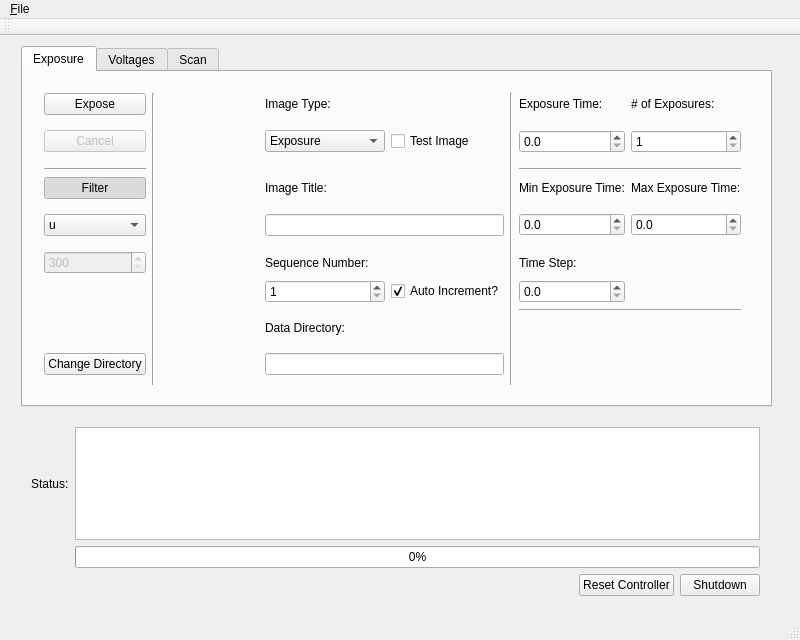
<?xml version="1.0" encoding="UTF-8"?>
<ui version="4.0">
 <class>ccdcontroller</class>
 <widget class="QMainWindow" name="ccdcontroller">
  <property name="geometry">
   <rect>
    <x>0</x>
    <y>0</y>
    <width>800</width>
    <height>640</height>
   </rect>
  </property>
  <property name="windowTitle">
   <string>ccdcontroller</string>
  </property>
  <widget class="QWidget" name="centralWidget">
   <widget class="QTabWidget" name="tabWidget">
    <property name="geometry">
     <rect>
      <x>21</x>
      <y>10</y>
      <width>751</width>
      <height>361</height>
     </rect>
    </property>
    <property name="currentIndex">
     <number>0</number>
    </property>
    <widget class="QWidget" name="exposurePage">
     <attribute name="title">
      <string>Exposure</string>
     </attribute>
     <widget class="QWidget" name="layoutWidget">
      <property name="geometry">
       <rect>
        <x>10</x>
        <y>10</y>
        <width>719</width>
        <height>314</height>
       </rect>
      </property>
      <layout class="QGridLayout" name="gridLayout">
       <item row="8" column="4">
        <widget class="QCheckBox" name="autoincCheckBox">
         <property name="text">
          <string>Auto Increment?</string>
         </property>
         <property name="checked">
          <bool>true</bool>
         </property>
        </widget>
       </item>
       <item row="1" column="0" rowspan="2">
        <widget class="QPushButton" name="cancelButton">
         <property name="enabled">
          <bool>false</bool>
         </property>
         <property name="text">
          <string>Cancel</string>
         </property>
        </widget>
       </item>
       <item row="5" column="7" rowspan="2">
        <widget class="QDoubleSpinBox" name="maxexpSpinBox">
         <property name="decimals">
          <number>1</number>
         </property>
        </widget>
       </item>
       <item row="0" column="7">
        <widget class="QLabel" name="imstackLabel">
         <property name="text">
          <string># of Exposures:</string>
         </property>
        </widget>
       </item>
       <item row="9" column="6" colspan="2">
        <widget class="Line" name="hline_2">
         <property name="orientation">
          <enum>Qt::Horizontal</enum>
         </property>
        </widget>
       </item>
       <item row="5" column="0" rowspan="2">
        <widget class="QComboBox" name="filterComboBox">
         <item>
          <property name="text">
           <string>u</string>
          </property>
         </item>
         <item>
          <property name="text">
           <string>g</string>
          </property>
         </item>
         <item>
          <property name="text">
           <string>r</string>
          </property>
         </item>
         <item>
          <property name="text">
           <string>i</string>
          </property>
         </item>
         <item>
          <property name="text">
           <string>z</string>
          </property>
         </item>
         <item>
          <property name="text">
           <string>y</string>
          </property>
         </item>
        </widget>
       </item>
       <item row="7" column="6">
        <widget class="QLabel" name="tstepLabel">
         <property name="text">
          <string>Time Step:</string>
         </property>
        </widget>
       </item>
       <item row="7" column="3">
        <widget class="QLabel" name="imnumLabel">
         <property name="text">
          <string>Sequence Number:</string>
         </property>
        </widget>
       </item>
       <item row="8" column="3">
        <widget class="QSpinBox" name="imnumSpinBox">
         <property name="minimum">
          <number>1</number>
         </property>
         <property name="maximum">
          <number>999</number>
         </property>
        </widget>
       </item>
       <item row="1" column="7" rowspan="2">
        <widget class="QSpinBox" name="imstackSpinBox">
         <property name="minimum">
          <number>1</number>
         </property>
         <property name="maximum">
          <number>999</number>
         </property>
        </widget>
       </item>
       <item row="5" column="3" rowspan="2" colspan="2">
        <widget class="QLineEdit" name="imtitleLineEdit"/>
       </item>
       <item row="1" column="4" rowspan="2">
        <widget class="QCheckBox" name="testimCheckBox">
         <property name="text">
          <string>Test Image</string>
         </property>
        </widget>
       </item>
       <item row="0" column="3">
        <widget class="QLabel" name="imtypeLabel">
         <property name="text">
          <string>Image Type:</string>
         </property>
        </widget>
       </item>
       <item row="0" column="6">
        <widget class="QLabel" name="exptimeLabel">
         <property name="text">
          <string>Exposure Time:</string>
         </property>
        </widget>
       </item>
       <item row="3" column="6" colspan="2">
        <widget class="Line" name="hline_1">
         <property name="orientation">
          <enum>Qt::Horizontal</enum>
         </property>
        </widget>
       </item>
       <item row="1" column="3" rowspan="2">
        <widget class="QComboBox" name="exptypeComboBox">
         <item>
          <property name="text">
           <string>Exposure</string>
          </property>
         </item>
         <item>
          <property name="text">
           <string>Dark</string>
          </property>
         </item>
         <item>
          <property name="text">
           <string>Bias</string>
          </property>
         </item>
         <item>
          <property name="text">
           <string>Exposure Series</string>
          </property>
         </item>
         <item>
          <property name="text">
           <string>Dark Series</string>
          </property>
         </item>
        </widget>
       </item>
       <item row="0" column="1" rowspan="13" colspan="2">
        <widget class="Line" name="vline_1">
         <property name="orientation">
          <enum>Qt::Vertical</enum>
         </property>
        </widget>
       </item>
       <item row="1" column="6" rowspan="2">
        <widget class="QDoubleSpinBox" name="exptimeSpinBox">
         <property name="enabled">
          <bool>true</bool>
         </property>
         <property name="readOnly">
          <bool>false</bool>
         </property>
         <property name="decimals">
          <number>1</number>
         </property>
         <property name="maximum">
          <double>100000.000000000000000</double>
         </property>
         <property name="singleStep">
          <double>0.500000000000000</double>
         </property>
        </widget>
       </item>
       <item row="4" column="7">
        <widget class="QLabel" name="maxexpLabel">
         <property name="text">
          <string>Max Exposure Time:</string>
         </property>
        </widget>
       </item>
       <item row="4" column="6">
        <widget class="QLabel" name="minexpLabel">
         <property name="text">
          <string>Min Exposure Time:</string>
         </property>
        </widget>
       </item>
       <item row="5" column="6" rowspan="2">
        <widget class="QDoubleSpinBox" name="minexpSpinBox">
         <property name="decimals">
          <number>1</number>
         </property>
        </widget>
       </item>
       <item row="3" column="0">
        <widget class="Line" name="line">
         <property name="orientation">
          <enum>Qt::Horizontal</enum>
         </property>
        </widget>
       </item>
       <item row="4" column="0">
        <widget class="QPushButton" name="filterToggleButton">
         <property name="text">
          <string>Filter</string>
         </property>
         <property name="checkable">
          <bool>true</bool>
         </property>
         <property name="checked">
          <bool>true</bool>
         </property>
        </widget>
       </item>
       <item row="7" column="0">
        <widget class="QSpinBox" name="monoSpinBox">
         <property name="enabled">
          <bool>false</bool>
         </property>
         <property name="minimum">
          <number>300</number>
         </property>
         <property name="maximum">
          <number>1000</number>
         </property>
         <property name="singleStep">
          <number>5</number>
         </property>
        </widget>
       </item>
       <item row="4" column="3">
        <widget class="QLabel" name="imtitleLabel">
         <property name="text">
          <string>Image Title:</string>
         </property>
        </widget>
       </item>
       <item row="10" column="3">
        <widget class="QLabel" name="imfilenameLabel">
         <property name="text">
          <string>Data Directory:</string>
         </property>
        </widget>
       </item>
       <item row="11" column="3" rowspan="2" colspan="2">
        <widget class="QLineEdit" name="imfilenameLineEdit">
         <property name="enabled">
          <bool>true</bool>
         </property>
         <property name="readOnly">
          <bool>true</bool>
         </property>
        </widget>
       </item>
       <item row="0" column="0">
        <widget class="QPushButton" name="exposeButton">
         <property name="enabled">
          <bool>true</bool>
         </property>
         <property name="text">
          <string>Expose</string>
         </property>
        </widget>
       </item>
       <item row="0" column="5" rowspan="13">
        <widget class="Line" name="vline_2">
         <property name="orientation">
          <enum>Qt::Vertical</enum>
         </property>
        </widget>
       </item>
       <item row="11" column="0" rowspan="2">
        <widget class="QPushButton" name="directoryPushButton">
         <property name="text">
          <string>Change Directory</string>
         </property>
        </widget>
       </item>
       <item row="8" column="6">
        <widget class="QDoubleSpinBox" name="tstepSpinBox">
         <property name="decimals">
          <number>1</number>
         </property>
        </widget>
       </item>
       <item row="11" column="6" rowspan="2" colspan="2">
        <spacer name="horizontalSpacer_3">
         <property name="orientation">
          <enum>Qt::Horizontal</enum>
         </property>
         <property name="sizeHint" stdset="0">
          <size>
           <width>40</width>
           <height>20</height>
          </size>
         </property>
        </spacer>
       </item>
      </layout>
     </widget>
    </widget>
    <widget class="QWidget" name="voltagePage">
     <attribute name="title">
      <string>Voltages</string>
     </attribute>
     <widget class="QWidget" name="layoutWidget">
      <property name="geometry">
       <rect>
        <x>10</x>
        <y>10</y>
        <width>721</width>
        <height>271</height>
       </rect>
      </property>
      <layout class="QGridLayout" name="gridLayout_2">
       <item row="0" column="3">
        <widget class="QLabel" name="vrdLabel">
         <property name="text">
          <string>VRD</string>
         </property>
        </widget>
       </item>
       <item row="3" column="0">
        <widget class="QLineEdit" name="parhiLineEdit">
         <property name="text">
          <string>0.00</string>
         </property>
         <property name="readOnly">
          <bool>true</bool>
         </property>
        </widget>
       </item>
       <item row="0" column="0">
        <widget class="QLabel" name="vddLabel">
         <property name="text">
          <string>VDD</string>
         </property>
        </widget>
       </item>
       <item row="0" column="1">
        <widget class="QLabel" name="vodLabel">
         <property name="text">
          <string>VOD</string>
         </property>
        </widget>
       </item>
       <item row="0" column="2">
        <widget class="QLabel" name="vogLabel">
         <property name="text">
          <string>VOG</string>
         </property>
        </widget>
       </item>
       <item row="0" column="4">
        <widget class="QLabel" name="rghiLabel">
         <property name="text">
          <string>RG HI</string>
         </property>
        </widget>
       </item>
       <item row="1" column="1">
        <widget class="QLineEdit" name="vodLineEdit">
         <property name="text">
          <string>0.00</string>
         </property>
         <property name="readOnly">
          <bool>true</bool>
         </property>
        </widget>
       </item>
       <item row="1" column="0">
        <widget class="QLineEdit" name="vddLineEdit">
         <property name="text">
          <string>1.00</string>
         </property>
         <property name="readOnly">
          <bool>true</bool>
         </property>
        </widget>
       </item>
       <item row="0" column="5">
        <widget class="QLabel" name="rgloLabel">
         <property name="text">
          <string>RG LO</string>
         </property>
        </widget>
       </item>
       <item row="1" column="2">
        <widget class="QLineEdit" name="vogLineEdit">
         <property name="text">
          <string>0.00</string>
         </property>
         <property name="readOnly">
          <bool>true</bool>
         </property>
        </widget>
       </item>
       <item row="1" column="3">
        <widget class="QLineEdit" name="vrdLineEdit">
         <property name="text">
          <string>0.00</string>
         </property>
         <property name="readOnly">
          <bool>true</bool>
         </property>
        </widget>
       </item>
       <item row="6" column="4" colspan="2">
        <widget class="QPushButton" name="setvoltageButton">
         <property name="text">
          <string>Set Voltage</string>
         </property>
        </widget>
       </item>
       <item row="1" column="4">
        <widget class="QLineEdit" name="rghiLineEdit">
         <property name="text">
          <string>0.00</string>
         </property>
         <property name="readOnly">
          <bool>true</bool>
         </property>
        </widget>
       </item>
       <item row="1" column="5">
        <widget class="QLineEdit" name="rgloLineEdit">
         <property name="text">
          <string>0.00</string>
         </property>
         <property name="readOnly">
          <bool>true</bool>
         </property>
        </widget>
       </item>
       <item row="2" column="0">
        <widget class="QLabel" name="parhiLabel">
         <property name="text">
          <string>PAR HI</string>
         </property>
        </widget>
       </item>
       <item row="2" column="1">
        <widget class="QLabel" name="parloLabel">
         <property name="text">
          <string>PAR LO</string>
         </property>
        </widget>
       </item>
       <item row="2" column="2">
        <widget class="QLabel" name="serhiLabel">
         <property name="text">
          <string>SER HI</string>
         </property>
        </widget>
       </item>
       <item row="2" column="3">
        <widget class="QLabel" name="serloLabel">
         <property name="text">
          <string>SER LO</string>
         </property>
        </widget>
       </item>
       <item row="3" column="1">
        <widget class="QLineEdit" name="parloLineEdit">
         <property name="text">
          <string>0.00</string>
         </property>
         <property name="readOnly">
          <bool>true</bool>
         </property>
        </widget>
       </item>
       <item row="3" column="3">
        <widget class="QLineEdit" name="serloLineEdit">
         <property name="text">
          <string>0.00</string>
         </property>
         <property name="readOnly">
          <bool>true</bool>
         </property>
        </widget>
       </item>
       <item row="3" column="2">
        <widget class="QLineEdit" name="serhiLineEdit">
         <property name="text">
          <string>0.00</string>
         </property>
         <property name="readOnly">
          <bool>true</bool>
         </property>
        </widget>
       </item>
       <item row="5" column="4">
        <widget class="QComboBox" name="voltageComboBox">
         <item>
          <property name="text">
           <string>VDD</string>
          </property>
         </item>
         <item>
          <property name="text">
           <string>VOD</string>
          </property>
         </item>
         <item>
          <property name="text">
           <string>VOG</string>
          </property>
         </item>
         <item>
          <property name="text">
           <string>VRD</string>
          </property>
         </item>
         <item>
          <property name="text">
           <string>RG HI</string>
          </property>
         </item>
         <item>
          <property name="text">
           <string>RG LO</string>
          </property>
         </item>
         <item>
          <property name="text">
           <string>PAR HI</string>
          </property>
         </item>
         <item>
          <property name="text">
           <string>PAR LO</string>
          </property>
         </item>
         <item>
          <property name="text">
           <string>SER HI</string>
          </property>
         </item>
         <item>
          <property name="text">
           <string>SER LO</string>
          </property>
         </item>
        </widget>
       </item>
       <item row="5" column="5">
        <widget class="QDoubleSpinBox" name="voltageSpinBox">
         <property name="minimum">
          <double>-99.989999999999995</double>
         </property>
        </widget>
       </item>
       <item row="5" column="3">
        <widget class="QLabel" name="label">
         <property name="text">
          <string>Select Voltage</string>
         </property>
        </widget>
       </item>
       <item row="4" column="3">
        <spacer name="verticalSpacer">
         <property name="orientation">
          <enum>Qt::Vertical</enum>
         </property>
         <property name="sizeHint" stdset="0">
          <size>
           <width>20</width>
           <height>40</height>
          </size>
         </property>
        </spacer>
       </item>
      </layout>
     </widget>
    </widget>
    <widget class="QWidget" name="tab">
     <attribute name="title">
      <string>Scan</string>
     </attribute>
     <widget class="QWidget" name="layoutWidget">
      <property name="geometry">
       <rect>
        <x>21</x>
        <y>40</y>
        <width>641</width>
        <height>131</height>
       </rect>
      </property>
      <layout class="QGridLayout" name="gridLayout_4">
       <item row="0" column="0">
        <widget class="QLabel" name="parameterLabel">
         <property name="text">
          <string>Parameter File:</string>
         </property>
        </widget>
       </item>
       <item row="0" column="3">
        <widget class="QPushButton" name="parameterButton">
         <property name="text">
          <string>Select File</string>
         </property>
        </widget>
       </item>
       <item row="1" column="3">
        <widget class="QPushButton" name="scancancelButton">
         <property name="text">
          <string>Cancel Scan</string>
         </property>
        </widget>
       </item>
       <item row="1" column="2">
        <widget class="QPushButton" name="scanstartButton">
         <property name="text">
          <string>Start Scan</string>
         </property>
        </widget>
       </item>
       <item row="1" column="1">
        <spacer name="horizontalSpacer_2">
         <property name="orientation">
          <enum>Qt::Horizontal</enum>
         </property>
         <property name="sizeHint" stdset="0">
          <size>
           <width>40</width>
           <height>20</height>
          </size>
         </property>
        </spacer>
       </item>
       <item row="0" column="1" colspan="2">
        <widget class="QLineEdit" name="parameterEdit">
         <property name="enabled">
          <bool>false</bool>
         </property>
        </widget>
       </item>
      </layout>
     </widget>
    </widget>
   </widget>
   <widget class="QWidget" name="layoutWidget">
    <property name="geometry">
     <rect>
      <x>20</x>
      <y>380</y>
      <width>751</width>
      <height>191</height>
     </rect>
    </property>
    <layout class="QGridLayout" name="gridLayout_3">
     <item row="0" column="0">
      <widget class="QLabel" name="statusLabel">
       <property name="text">
        <string>Status:</string>
       </property>
      </widget>
     </item>
     <item row="0" column="1" colspan="3">
      <widget class="QTextEdit" name="statusEdit">
       <property name="readOnly">
        <bool>true</bool>
       </property>
      </widget>
     </item>
     <item row="1" column="1" colspan="3">
      <widget class="QProgressBar" name="progressBar">
       <property name="value">
        <number>0</number>
       </property>
      </widget>
     </item>
     <item row="2" column="1">
      <spacer name="horizontalSpacer">
       <property name="orientation">
        <enum>Qt::Horizontal</enum>
       </property>
       <property name="sizeHint" stdset="0">
        <size>
         <width>438</width>
         <height>20</height>
        </size>
       </property>
      </spacer>
     </item>
     <item row="2" column="2">
      <widget class="QPushButton" name="resetButton">
       <property name="text">
        <string>Reset Controller</string>
       </property>
      </widget>
     </item>
     <item row="2" column="3">
      <widget class="QPushButton" name="shutdownButton">
       <property name="text">
        <string>Shutdown</string>
       </property>
      </widget>
     </item>
    </layout>
   </widget>
  </widget>
  <widget class="QMenuBar" name="menuBar">
   <property name="geometry">
    <rect>
     <x>0</x>
     <y>0</y>
     <width>800</width>
     <height>22</height>
    </rect>
   </property>
   <property name="nativeMenuBar">
    <bool>true</bool>
   </property>
   <widget class="QMenu" name="menu_File">
    <property name="title">
     <string>&amp;File</string>
    </property>
    <addaction name="actionExit"/>
   </widget>
   <addaction name="menu_File"/>
  </widget>
  <widget class="QToolBar" name="mainToolBar">
   <attribute name="toolBarArea">
    <enum>TopToolBarArea</enum>
   </attribute>
   <attribute name="toolBarBreak">
    <bool>false</bool>
   </attribute>
  </widget>
  <widget class="QStatusBar" name="statusBar"/>
  <action name="actionExit">
   <property name="text">
    <string>Exit</string>
   </property>
  </action>
 </widget>
 <layoutdefault spacing="6" margin="11"/>
 <resources/>
 <connections/>
</ui>
